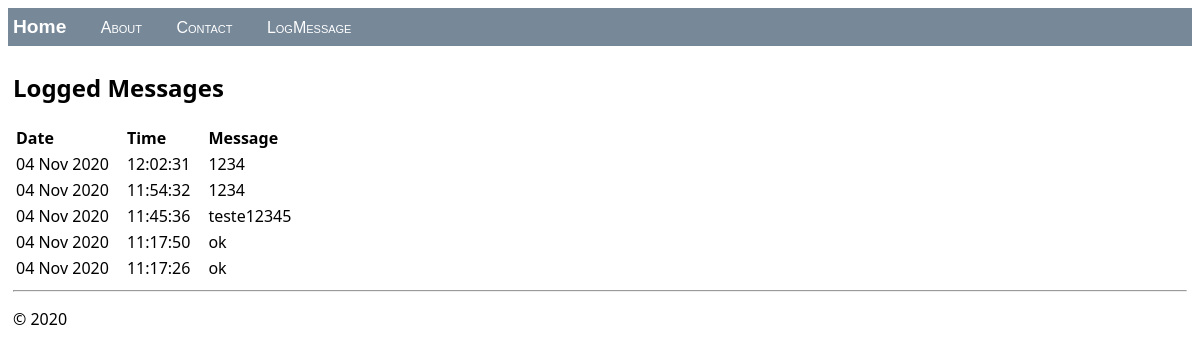
The page / on the database its author committed.
### hello/models.py (models this page shows, shortened)
class LogMessage(models.Model):
    message = models.CharField(max_length=300)
    log_date = models.DateTimeField("date logged")

### hello/views.py (the view)
class HomeListView(ListView):
    model = LogMessage
    def get_context_data(self, **kwargs):
        context = super(HomeListView, self).get_context_data(**kwargs)
        return context

### hello/templates/hello/home.html (shortened to what this page needs)
{% extends "hello/layout.html" %}
{% block content %}
<h2>Logged Messages</h2>
    {% if message_list %}
        <table class="message_list">
            <thread>
                <tr>
                    <th>Date</th>
                    <th>Time</th>
                    <th>Message</th>
                </tr>
            </thread>
            <tbody>
            {% for message in message_list %}
                <tr>
                    <td>{{ message.log_date | date:'d M Y' }}</td>
                    <td>{{ message.log_date | time:'H:i:s' }}</td>
                    <td>
                        {{ message.message }}
                    </td>
                </tr>
            {% endfor %}
            </tbody>
        </table>
    {% else %}
            <p>
                No messages have been logged . Use the <a href="{% url 'log' %}">Log Message Form</a>
            </p>
    {% endif %}
{% endblock %}

### hello/templates/hello/layout.html (shortened to what this page needs)
<!DOCTYPE html>
<html>
<head>
    {% load static %}
    <link rel="stylesheet" type="text/css" href="{% static 'hello/site.css' %}"/>
</head>
<body>
<div class="navbar">
    <a href="{% url 'home' %}" class="navbar-brand">Home</a>
    <a href="{% url 'about' %}" class="navbar-item">About</a>
    <a href="{% url 'contact' %}" class="navbar-item">Contact</a>
    <a href="{% url 'log' %}" class="navbar-item">LogMessage</a>
</div>
<div class="body-content">
    {% block content %}
    {% endblock %}
    <hr/>
    <footer>
        <p>© 2020</p>
    </footer>
</div>
</body>
</html>

### hello/static/hello/site.css (style rules this page uses)
.navbar { background-color: lightslategray; font-size: 1em; font-family: 'Trebuchet MS', 'Lucida Sans Unicode', 'Lucida Grande', 'Lucida Sans', Arial, sans-serif; color: white; padding: 8px 5px 8px 5px; }
.navbar a { text-decoration: none; color: inherit; }
.navbar-brand { font-size: 1.2em; font-weight: 600; }
.navbar-item { font-variant: small-caps; margin-left: 30px; }
.body-content { padding: 5px; font-family: 'Segoe UI', Tahoma, Geneva, Verdana, sans-serif; }
.message_list th,td { text-align: left; padding-right: 15px; }

### rows shown on the page
LogMessage: log_date "04 Nov 2020", log_date "12:02:31", message "1234"
LogMessage: log_date "04 Nov 2020", log_date "11:54:32", message "1234"
LogMessage: log_date "04 Nov 2020", log_date "11:45:36", message "teste12345"
LogMessage: log_date "04 Nov 2020", log_date "11:17:50", message "ok"
LogMessage: log_date "04 Nov 2020", log_date "11:17:26", message "ok"
